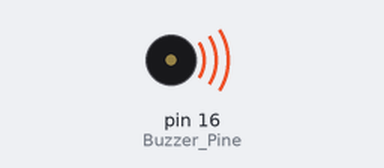
Bench run of a sketch on a simulated Arduino Uno, built with avr-gcc and run on an emulated ATmega328P. Shown: buzzer (waves = sounding).

Above: at 0.2 s.
At 4.0 s:
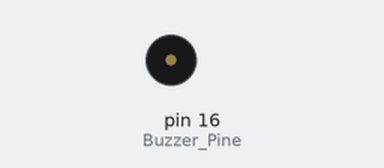
Timing chart, 0 to 5.9 s (numbered marks = the images above):
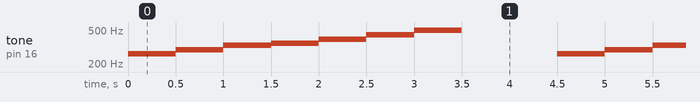

Measured:
- by itself, tone on pin 16 (Buzzer_Pine): repeats every 4.5 s: 294 Hz 0.50 s, 330 Hz 0.50 s, 349 Hz 0.50 s, 392 Hz 0.50 s, 440 Hz 0.50 s, 494 Hz 0.50 s, silent 1.0 s, 262 Hz 0.50 s

The sketch:

4_3_3_C_key.ino
```cpp
/*
 * 文件名 : C_key
 * 功能   : 让无源蜂鸣器播放C调的Do，Re，Mi，Fa，So，La，Si
 * 编译IDE：ARDUINO 2.3.6
 * 作者   : https://www.keyesrobot.cn/
*/

const int Buzzer_Pine = 16; //定义喇叭引脚为IO16

void setup() {
  pinMode(Buzzer_Pine, OUTPUT);//定义引脚IO16为输出模式
}

void loop() {
  tone(Buzzer_Pine, 262); //低DO播放500ms
  delay(500);
  tone(Buzzer_Pine, 294); //低Re播放500ms
  delay(500);
  tone(Buzzer_Pine, 330); //低Mi播放500ms
  delay(500);
  tone(Buzzer_Pine, 349); //低Fa播放500ms
  delay(500);
  tone(Buzzer_Pine, 392); //低So播放500ms
  delay(500);
  tone(Buzzer_Pine, 440); //低La播放500ms
  delay(500);
  tone(Buzzer_Pine, 494); //低Si播放500ms
  delay(500);
  noTone(Buzzer_Pine); //停止播放一秒
  delay(1000);
}
```
